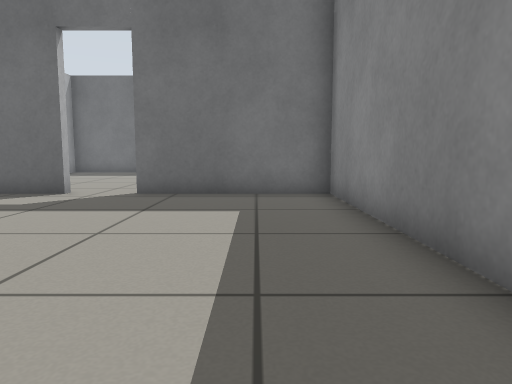
View 1 (above)

17 first-person views from a walk through a Gazebo world. The camera is 0.5 m above the floor, tilts 6° down and sees 70° across. The floor is counted in squares, 0.5 m on a side. Each view is taken from the middle of a square. On the plan, view 1 faces up. The plan holds only what a view shows up to about 13 squares ahead; the rest is blank.

View 2
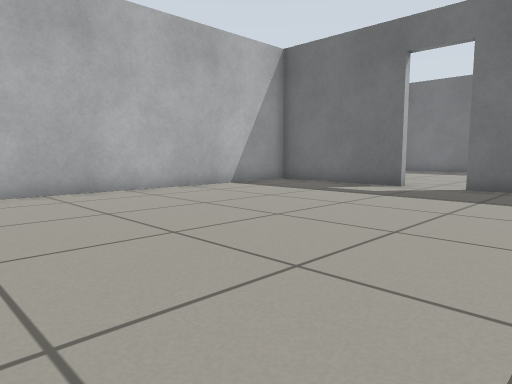

View 3
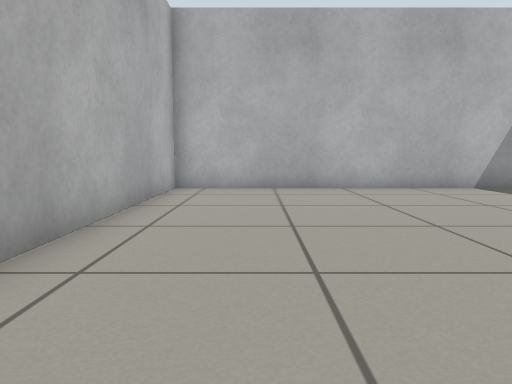

View 4
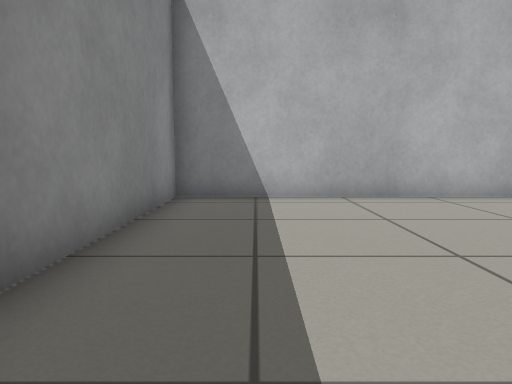

View 5
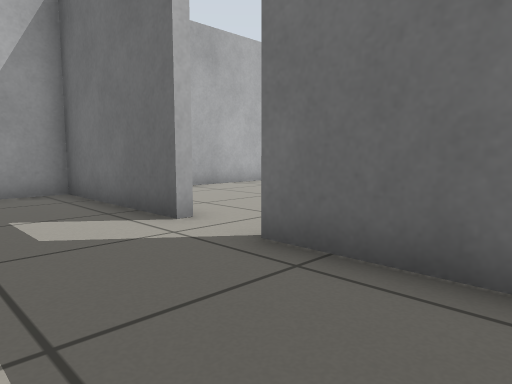

View 6
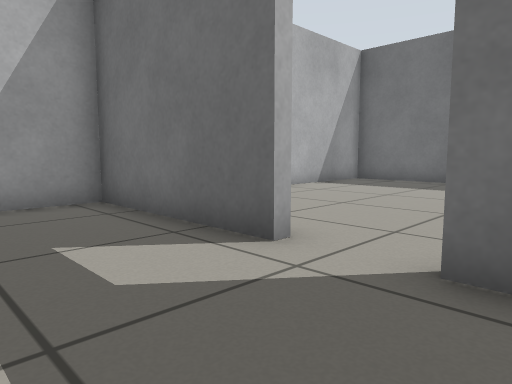

View 7
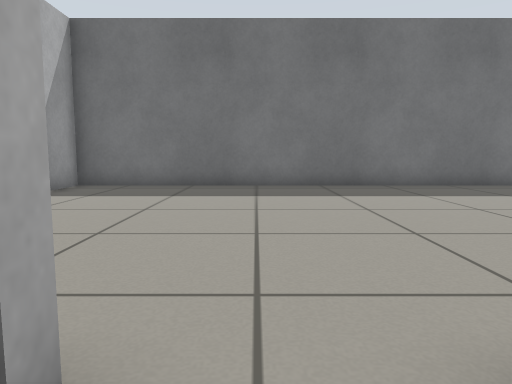

View 8
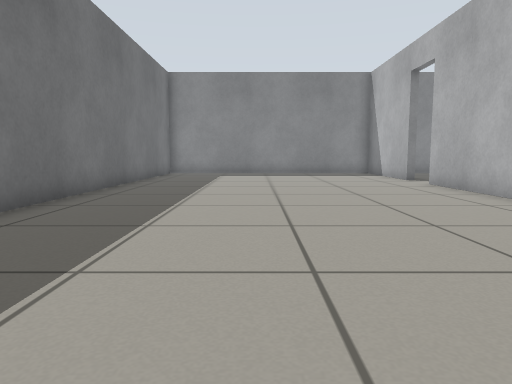

View 9
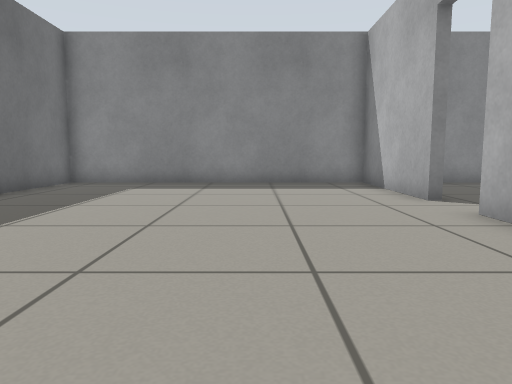

View 10
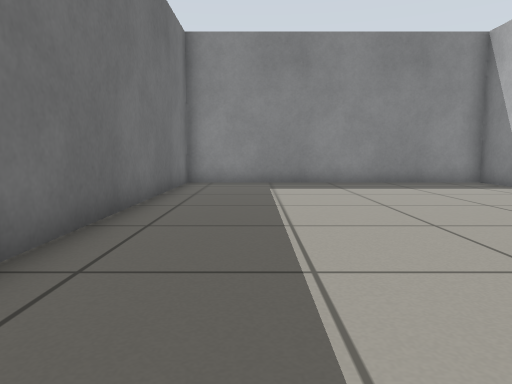

View 11
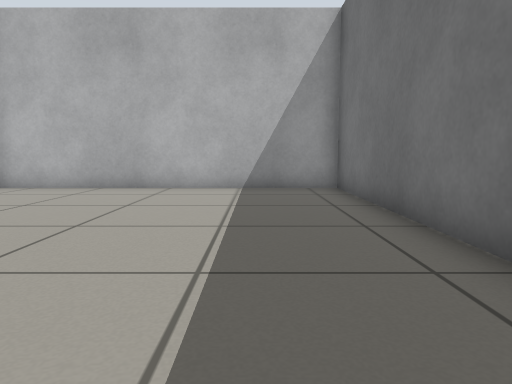

View 12
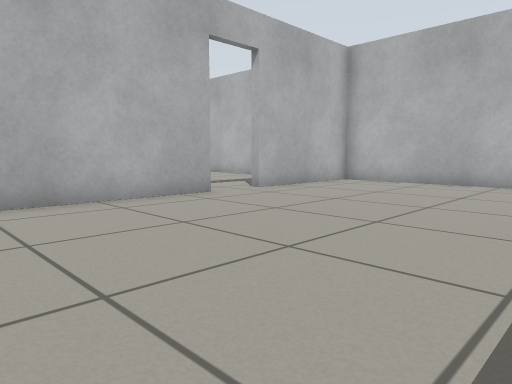

View 13
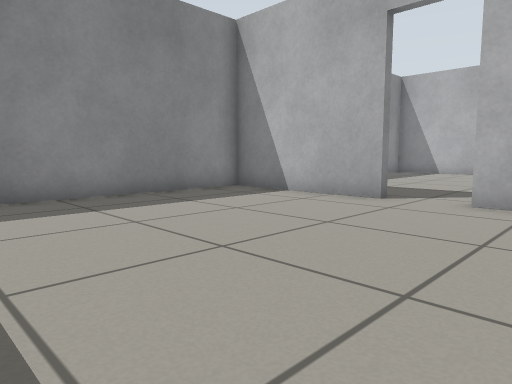

View 14
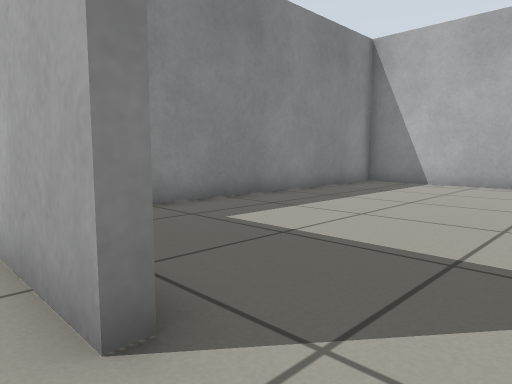

View 15
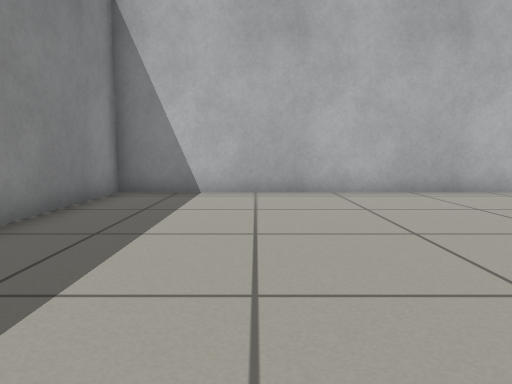

View 16
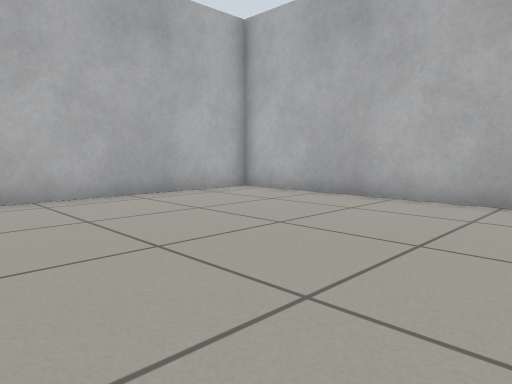

View 17
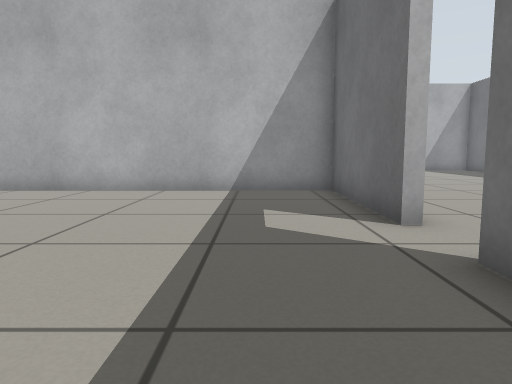

### Floor plan
Points are (right, up) in squares from view 1. A wall is a line through its corners. A room is listed if a view was taken in it or the views show most of it. See-through windows are left out.
Room 1 (views 1, 2, 3, 4, 5, 6, 7)
walls: (-4.7, 9.1) (-9.5, 9.1) (-9.5, -2.3) (1.8, -2.3) (1.8, 9) (-3, 9.1)
ways out: open door at (-3.5, 9) to room 2
Room 2 (views 8, 9, 10, 11, 12, 13, 14)
walls: (-3, 9.4) (7, 9.3); (8.7, 9.3) (13.5, 9.3) (13.5, 19.3) (-9.5, 19.3) (-9.5, 9.5); (-8.2, 9.4) (-4.7, 9.4)
ways out: open door at (-3.5, 9) to room 1; open door at (7.5, 9) to room 3
Room 3 (views 15, 16, 17)
walls: (7, 9) (2.1, 9) (2.1, -2.3) (13.5, -2.3) (13.5, 6.6); (9.3, 9) (8.7, 9)
ways out: open door at (7.5, 9) to room 2

Positions as (right, up) in squares from view 1, and headings:
1: (0, 0), facing up
2: (0, -2), facing up-left
3: (1, 0), facing left
4: (0, 6), facing down
5: (0, 6), facing up-left
6: (-2, 6), facing up-left
7: (-4, 8), facing up
8: (-5, 15), facing right
9: (1, 13), facing right
10: (1, 17), facing right
11: (1, 17), facing left
12: (3, 17), facing down-left
13: (5, 17), facing down-right
14: (7, 10), facing down-right
15: (10, 7), facing down
16: (10, 6), facing down-left
17: (12, 7), facing left
